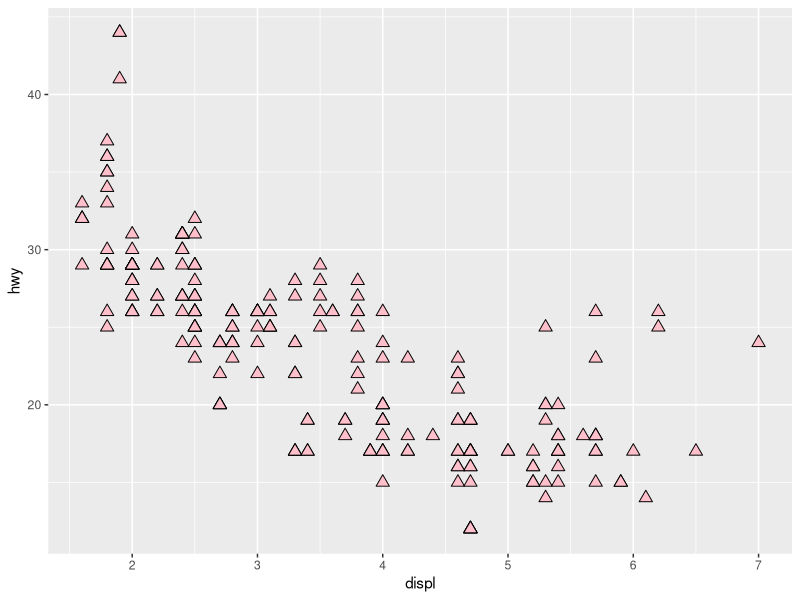
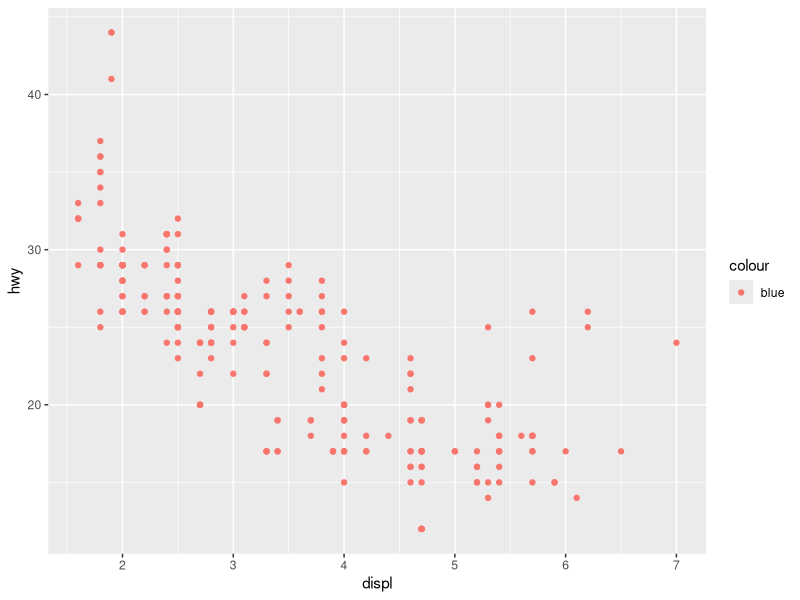
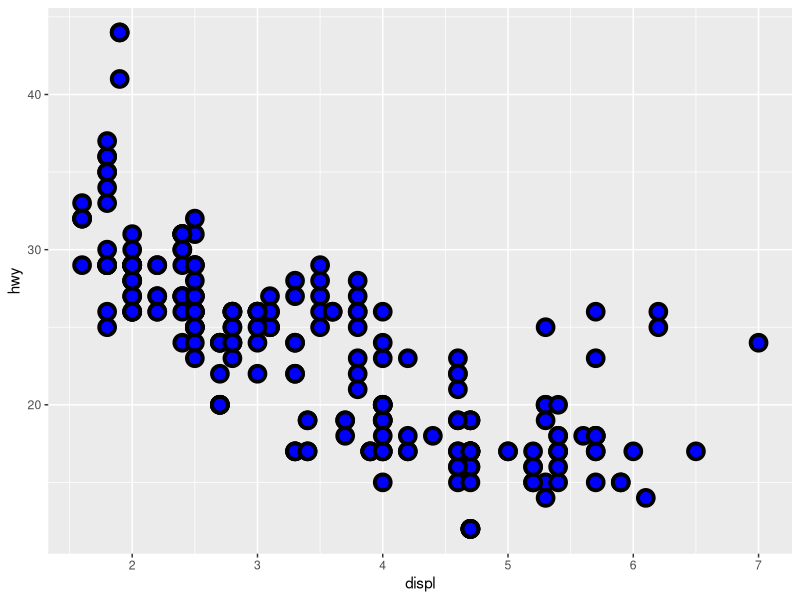
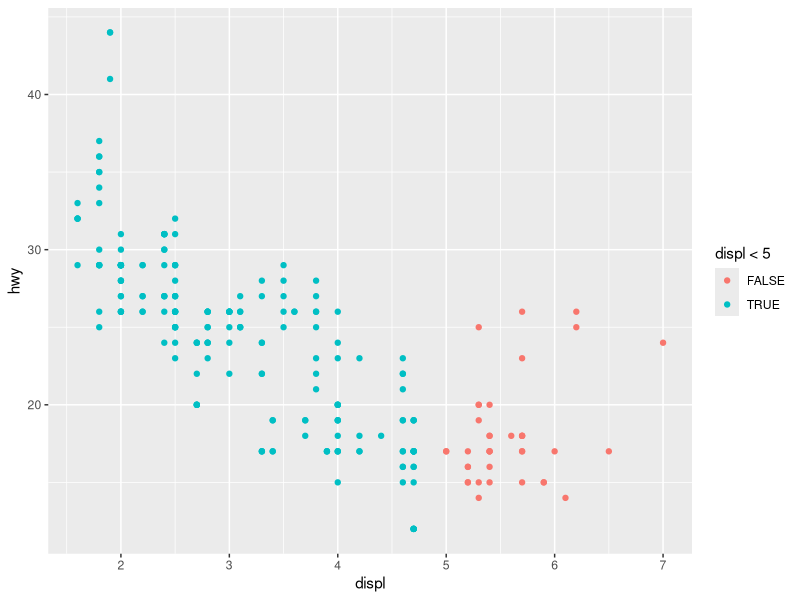
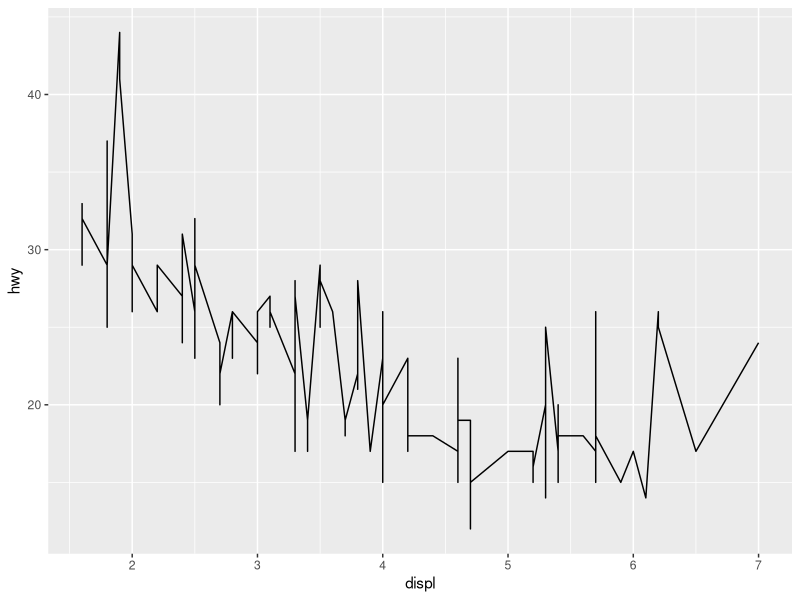
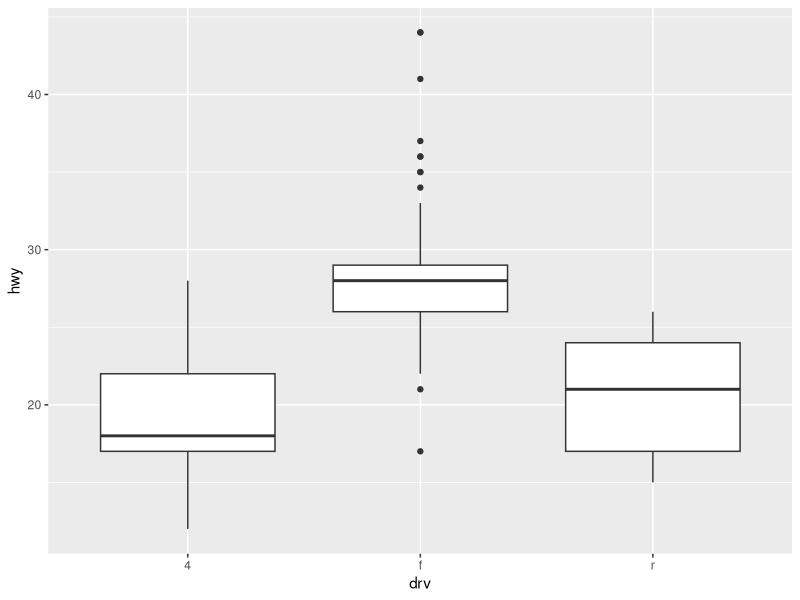
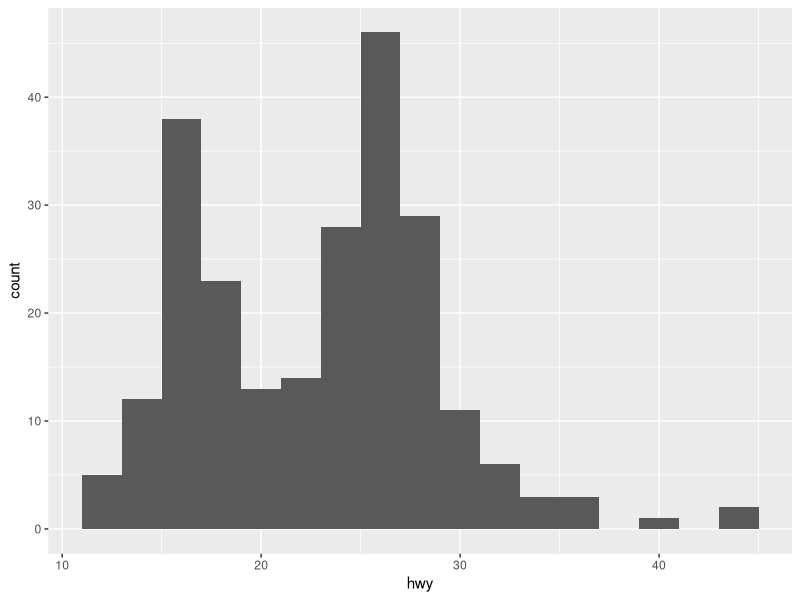
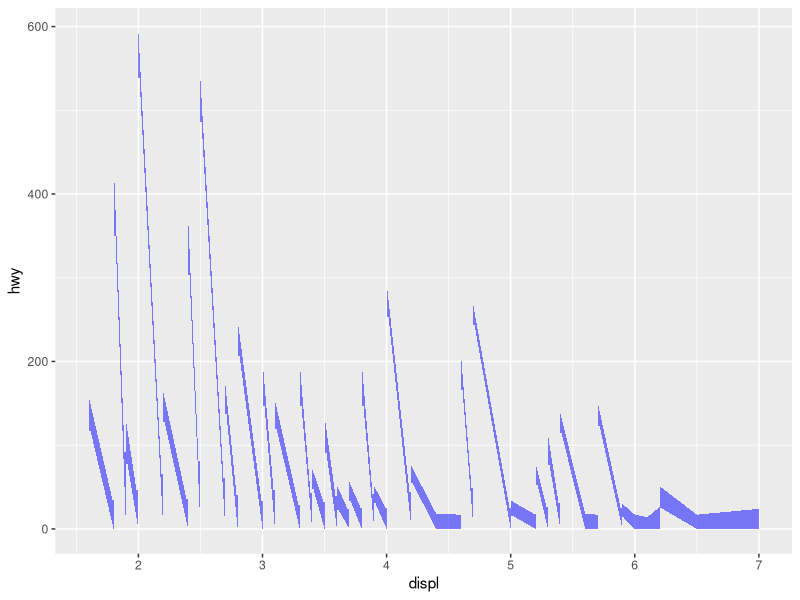

Reproduce these figures in R, in order. (Note: this script raises an error after producing the figures.)
library(ggplot2)

# 9.2.1 Exercises

# Scatterplot with pink filled triangles
ggplot(mpg, aes(x = displ, y = hwy)) +
  
  geom_point(shape = 24, fill = "pink", color = "black", size = 3)
# Why the following code didn't produce blue points?
ggplot(mpg) + 
  geom_point(aes(x = displ, y = hwy, color = "blue"))
# Reason: "color" is treated as a categorical variable, not a color specification.

# Stroke aesthetic example
ggplot(mpg, aes(x = displ, y = hwy)) +
  geom_point(shape = 21, color = "black", fill = "blue", stroke = 2, size = 4)
# Stroke controls the border width of certain shapes (21-25).

# Mapping aesthetic to logical condition
ggplot(mpg, aes(x = displ, y = hwy, color = displ < 5)) +
  geom_point()
# Creates a logical factor (TRUE/FALSE) for coloring points.

# 9.3.1 Exercises

# Line chart
ggplot(mpg, aes(x = displ, y = hwy)) +
  geom_line()

# Boxplot
ggplot(mpg, aes(x = drv, y = hwy)) +
  geom_boxplot()

# Histogram
ggplot(mpg, aes(x = hwy)) +
  geom_histogram(binwidth = 2)

# Area chart
ggplot(mpg, aes(x = displ, y = hwy)) +
  geom_area(stat = "identity", fill = "blue", alpha = 0.5)

# Effect of show.legend = FALSE
ggplot(mpg, aes(x = displ, y = hwy)) +
  geom_smooth(aes(color = drv), show.legend = FALSE)
# Removes the legend.

# Effect of se argument in geom_smooth()
ggplot(mpg, aes(x = displ, y = hwy)) +
  geom_smooth(se = FALSE)
# Disables confidence interval shading.

# 9.4.1 Exercises

# Faceting on a continuous variable (not recommended)
ggplot(mpg, aes(x = displ, y = hwy)) +
  geom_point() +
  facet_wrap(~ cty)  # Not ideal; forces conversion to categorical.

# Empty cells in facet_grid(drv ~ cyl)
ggplot(mpg) +
  geom_point(aes(x = drv, y = cyl))
# Empty cells indicate no data for that combination.

# Using facet_grid() with dot notation
ggplot(mpg) +
  geom_point(aes(x = displ, y = hwy)) +
  facet_grid(drv ~ .)  # Facet by rows

ggplot(mpg) +
  geom_point(aes(x = displ, y = hwy)) +
  facet_grid(. ~ cyl)  # Facet by columns

# Faceting vs. color aesthetic
ggplot(mpg) +
  geom_point(aes(x = displ, y = hwy, color = factor(cyl)))

# Understanding facet_wrap nrow/ncol
ggplot(mpg) +
  geom_point(aes(x = displ, y = hwy)) +
  facet_wrap(~ cyl, nrow = 2)
# facet_grid() lacks nrow/ncol because it follows strict row-column rules.

# Comparing engine size across drive trains
ggplot(mpg, aes(x = displ)) +
  geom_histogram(binwidth = 0.5) +
  facet_grid(drv ~ .)  # Rows better for comparison.

ggplot(mpg, aes(x = displ)) +
  geom_histogram(binwidth = 0.5) +
  facet_grid(. ~ drv)  # Columns.

# Converting facet_grid to facet_wrap
ggplot(mpg) +
  geom_point(aes(x = displ, y = hwy)) +
  facet_wrap(~ drv)
# Labels move to the top.

#Exercices 9.5.1 

library(ggplot2)
library(dplyr)

# 1. What is the default geom associated with stat_summary()?
# The default geom is geom_pointrange(). We can rewrite the plot using geom_pointrange()

ggplot(diamonds, aes(x = cut, y = depth)) + 
  geom_pointrange(stat = "summary", fun.min = min, fun.max = max, fun = median)

# 2. What does geom_col() do? How is it different from geom_bar()?
# geom_col() requires both x and y values, while geom_bar() calculates y (count) automatically.

  diamonds %>%
  count(cut) %>%
  ggplot(aes(x = cut, y = n)) +
  geom_col()

# 3. List of geom-stat pairs
# Common pairs: 
# - geom_bar() -> stat_count()
# - geom_col() -> stat_identity()
# - geom_smooth() -> stat_smooth()
# - geom_bin2d() -> stat_bin2d()
# - geom_boxplot() -> stat_boxplot()

# 4. What variables does stat_smooth() compute?
# It computes y (fitted values), ymin, and ymax for confidence intervals.

ggplot(mpg, aes(x = displ, y = hwy)) + 
  geom_smooth()

# 5. Why do we need group = 1 in proportion bar charts?
# It ensures all values are treated as one group instead of breaking them into subgroups.

ggplot(diamonds, aes(x = cut, y = after_stat(prop), group = 1)) + 
  geom_bar()

# 9.6.1 Exercices 

# 1. Problem with scatterplot: Overlapping points due to rounding
ggplot(mpg, aes(x = cty, y = hwy)) + 
  geom_point()

# to fix this, we use position = "jitter" to spread points
ggplot(mpg, aes(x = cty, y = hwy)) + 
  geom_jitter()

# 2. Difference between these plots? there is no difference.
ggplot(mpg, aes(x = displ, y = hwy)) +
  geom_point()

  ggplot(mpg, aes(x = displ, y = hwy)) +
  geom_point(position = "identity") # Default for geom_point()

# 3. Parameters controlling jitter
ggplot(mpg, aes(x = displ, y = hwy)) +
  geom_jitter(width = 0.2, height = 0.2) # Adjust jitter width/height

# 4. Compare geom_jitter() and geom_count()
ggplot(mpg, aes(x = displ, y = hwy)) +
  geom_count() # Shows size differences for overlapping points

# 5. Default position adjustment for geom_boxplot()
ggplot(mpg, aes(x = drv, y = hwy)) +
  geom_boxplot() # Default position = "dodge2"

#Exercices 9.7.1 

# 1. Turn stacked bar chart into pie chart using coord_polar()
ggplot(diamonds, aes(x = factor(1), fill = cut)) +
  geom_bar(width = 1) +
  coord_polar(theta = "y")

# 2. Difference between coord_quickmap() and coord_map()
# coord_quickmap() is a fast approximation; coord_map() is more precise for projections.

library(maps)
nz <- map_data("nz")

ggplot(nz, aes(x = long, y = lat, group = group)) +
  geom_polygon(fill = "white", color = "black") +
  coord_quickmap()

ggplot(nz, aes(x = long, y = lat, group = group)) +
  geom_polygon(fill = "white", color = "black") +
  coord_map()

# 3. Relationship between city and highway MPG using coord_fixed()
ggplot(mpg, aes(x = cty, y = hwy)) +
  geom_point() + 
  geom_abline() + 
  coord_fixed()

